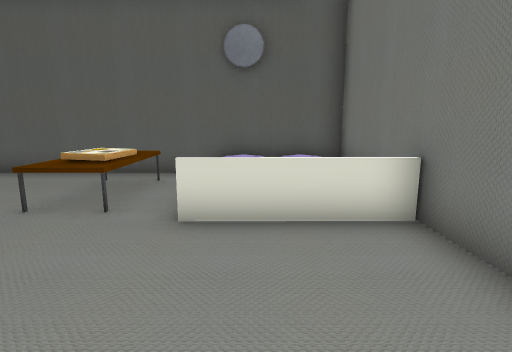
View 1 (above)

12 first-person views from a walk through a Unity game level. The camera is 1.5 m above the floor, tilts 10° down and sees 80° across. The floor is counted in squares, 1 m on a side. Each view is taken from the middle of a square. On the plan, view 1 faces up. The plan holds only what a view shows up to about 15 squares ahead; the rest is blank. The place goes on beyond the plan. The player is left out. Some surface patterns are stand-ins.

View 2
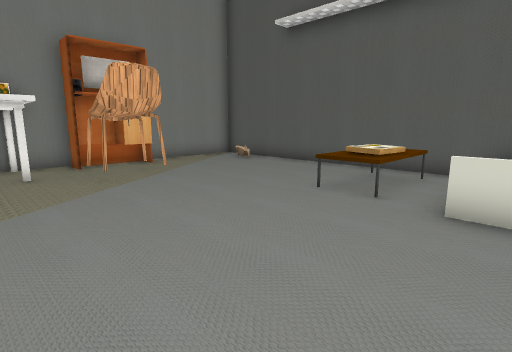

View 3
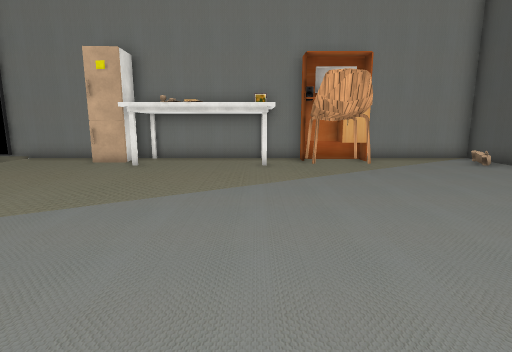

View 4
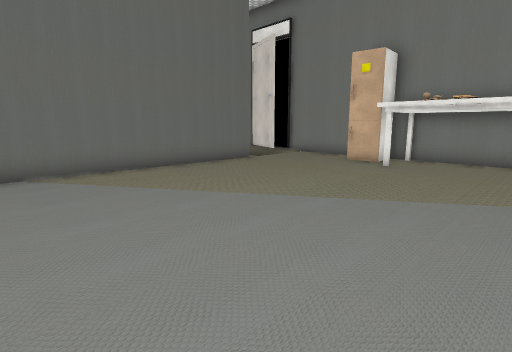

View 5
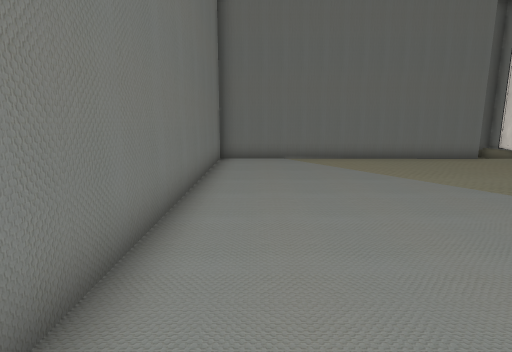

View 6
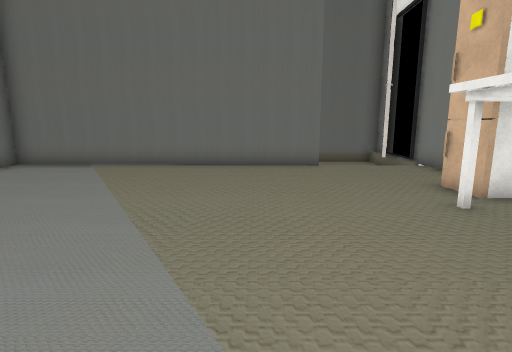

View 7
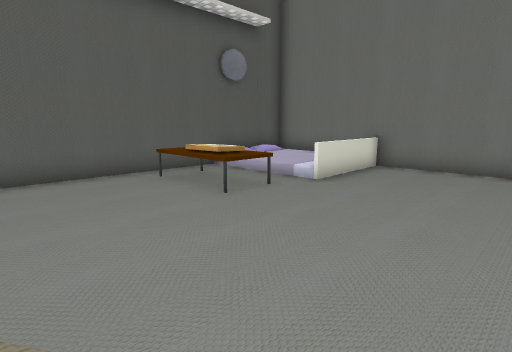

View 8
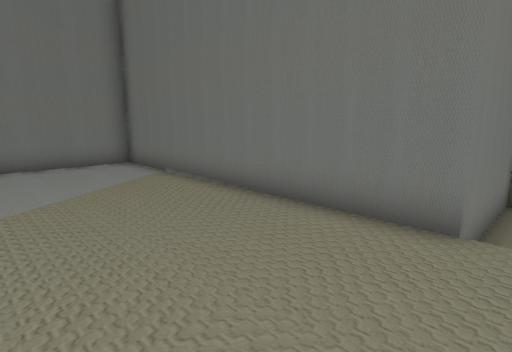

View 9
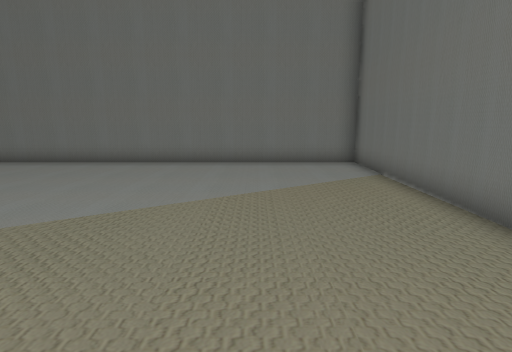

View 10
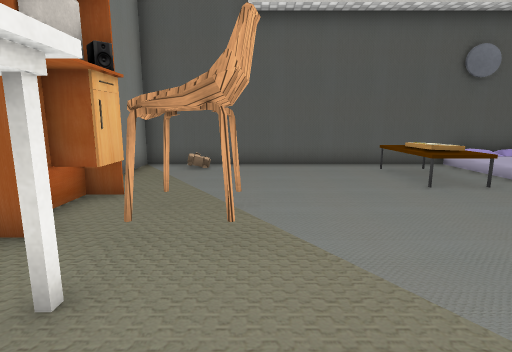

View 11
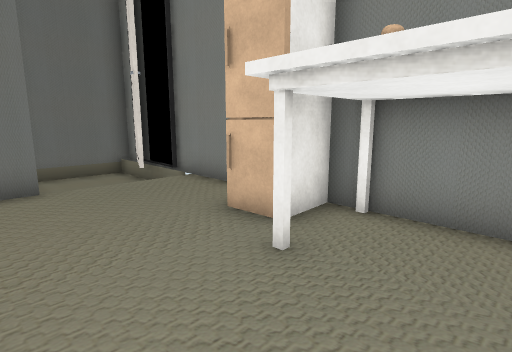

View 12
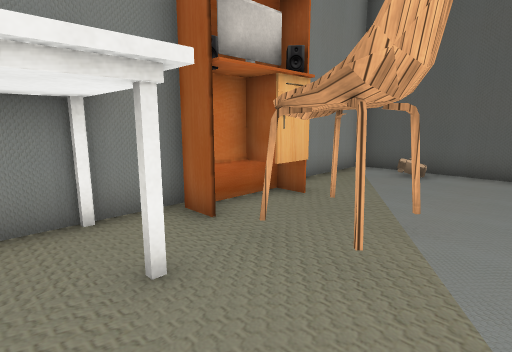

### Floor plan
Key: @ floor where view 1 was taken; # wall or solid block; . main floor; - floor 0.5 m lower than the main floor; / step, stairs or slope; O other object.
Columns run from 12 left of view 1 to 3 right of it. Each row starts with its distance up from view 1.
  9 ################
  8 #.O.....OO./   #
  7 #.......OO./   #
  6 #.......OO./   #
  5 #.......OO./  O#
  4 #O.............#
  3 #OOOO..........#
  2 ##OOO..........#
  1 #..............#
  0 O.O.........@..#
 -1 #..............#
 -2 #..............#
 -3 #..............#
 -4 O.O............#
 -5 #O.............#
 -6 #OO............#
 -7 #..............#
 -8 #..............#
 -9 #..............#
-10 #---############
-11 #O--
-12 OO--#
-13 #---#
-14 #####

Positions as (right, up) in squares from view 1, and headings:
1: (0, 0), facing up
2: (0, -1), facing up-left
3: (1, 0), facing left
4: (1, 0), facing down-left
5: (1, 3), facing down
6: (-6, 1), facing down
7: (-8, 0), facing up-right
8: (-9, -5), facing down-right
9: (-9, -6), facing right
10: (-8, -2), facing up
11: (-7, -2), facing down-left
12: (-7, -1), facing up-left
